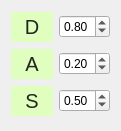
      <widget class="QWidget" name="layoutWidget6">
       <property name="geometry">
        <rect>
         <x>1260</x>
         <y>340</y>
         <width>121</width>
         <height>131</height>
        </rect>
       </property>
       <layout class="QVBoxLayout" name="verticalLayout_20">
        <item>
         <layout class="QHBoxLayout" name="horizontalLayout_16">
          <item>
           <widget class="QLabel" name="lbl_Diffuse">
            <property name="sizePolicy">
             <sizepolicy hsizetype="Expanding" vsizetype="Fixed">
              <horstretch>0</horstretch>
              <verstretch>0</verstretch>
             </sizepolicy>
            </property>
            <property name="minimumSize">
             <size>
              <width>30</width>
              <height>30</height>
             </size>
            </property>
            <property name="maximumSize">
             <size>
              <width>90</width>
              <height>16777215</height>
             </size>
            </property>
            <property name="styleSheet">
             <string notr="true">QLabel {
background-color: rgb(224, 255, 190);
color: rgb(36, 36, 36);
font-size: 20px;
border-style: outset;
border-width:0px;
border-radius: 0px;
border-color: rgb(71, 94, 76);
}</string>
            </property>
            <property name="text">
             <string>D</string>
            </property>
            <property name="alignment">
             <set>Qt::AlignCenter</set>
            </property>
           </widget>
          </item>
          <item>
           <widget class="QDoubleSpinBox" name="dbspbx_Diffuse">
            <property name="maximum">
             <double>5.000000000000000</double>
            </property>
            <property name="singleStep">
             <double>0.050000000000000</double>
            </property>
            <property name="value">
             <double>0.800000000000000</double>
            </property>
           </widget>
          </item>
         </layout>
        </item>
        <item>
         <layout class="QHBoxLayout" name="horizontalLayout_17">
          <item>
           <widget class="QLabel" name="lbl_Ambient">
            <property name="sizePolicy">
             <sizepolicy hsizetype="Expanding" vsizetype="Fixed">
              <horstretch>0</horstretch>
              <verstretch>0</verstretch>
             </sizepolicy>
            </property>
            <property name="minimumSize">
             <size>
              <width>30</width>
              <height>30</height>
             </size>
            </property>
            <property name="maximumSize">
             <size>
              <width>90</width>
              <height>16777215</height>
             </size>
            </property>
            <property name="styleSheet">
             <string notr="true">QLabel {
background-color: rgb(224, 255, 190);
color: rgb(36, 36, 36);
font-size: 20px;
border-style: outset;
border-width:0px;
border-radius: 0px;
border-color: rgb(71, 94, 76);
}</string>
            </property>
            <property name="text">
             <string>A</string>
            </property>
            <property name="alignment">
             <set>Qt::AlignCenter</set>
            </property>
           </widget>
          </item>
          <item>
           <widget class="QDoubleSpinBox" name="dbspbx_Ambient">
            <property name="maximum">
             <double>5.000000000000000</double>
            </property>
            <property name="singleStep">
             <double>0.050000000000000</double>
            </property>
            <property name="value">
             <double>0.200000000000000</double>
            </property>
           </widget>
          </item>
         </layout>
        </item>
        <item>
         <layout class="QHBoxLayout" name="horizontalLayout_18">
          <item>
           <widget class="QLabel" name="lbl_Specular">
            <property name="sizePolicy">
             <sizepolicy hsizetype="Expanding" vsizetype="Fixed">
              <horstretch>0</horstretch>
              <verstretch>0</verstretch>
             </sizepolicy>
            </property>
            <property name="minimumSize">
             <size>
              <width>30</width>
              <height>30</height>
             </size>
            </property>
            <property name="maximumSize">
             <size>
              <width>90</width>
              <height>16777215</height>
             </size>
            </property>
            <property name="styleSheet">
             <string notr="true">QLabel {
background-color: rgb(224, 255, 190);
color: rgb(36, 36, 36);
font-size: 20px;
border-style: outset;
border-width:0px;
border-radius: 0px;
border-color: rgb(71, 94, 76);
}</string>
            </property>
            <property name="text">
             <string>S</string>
            </property>
            <property name="alignment">
             <set>Qt::AlignCenter</set>
            </property>
           </widget>
          </item>
          <item>
           <widget class="QDoubleSpinBox" name="dbspbx_Specular">
            <property name="decimals">
             <number>2</number>
            </property>
            <property name="maximum">
             <double>5.000000000000000</double>
            </property>
            <property name="singleStep">
             <double>0.050000000000000</double>
            </property>
            <property name="value">
             <double>0.500000000000000</double>
            </property>
           </widget>
          </item>
         </layout>
        </item>
       </layout>
      </widget>
